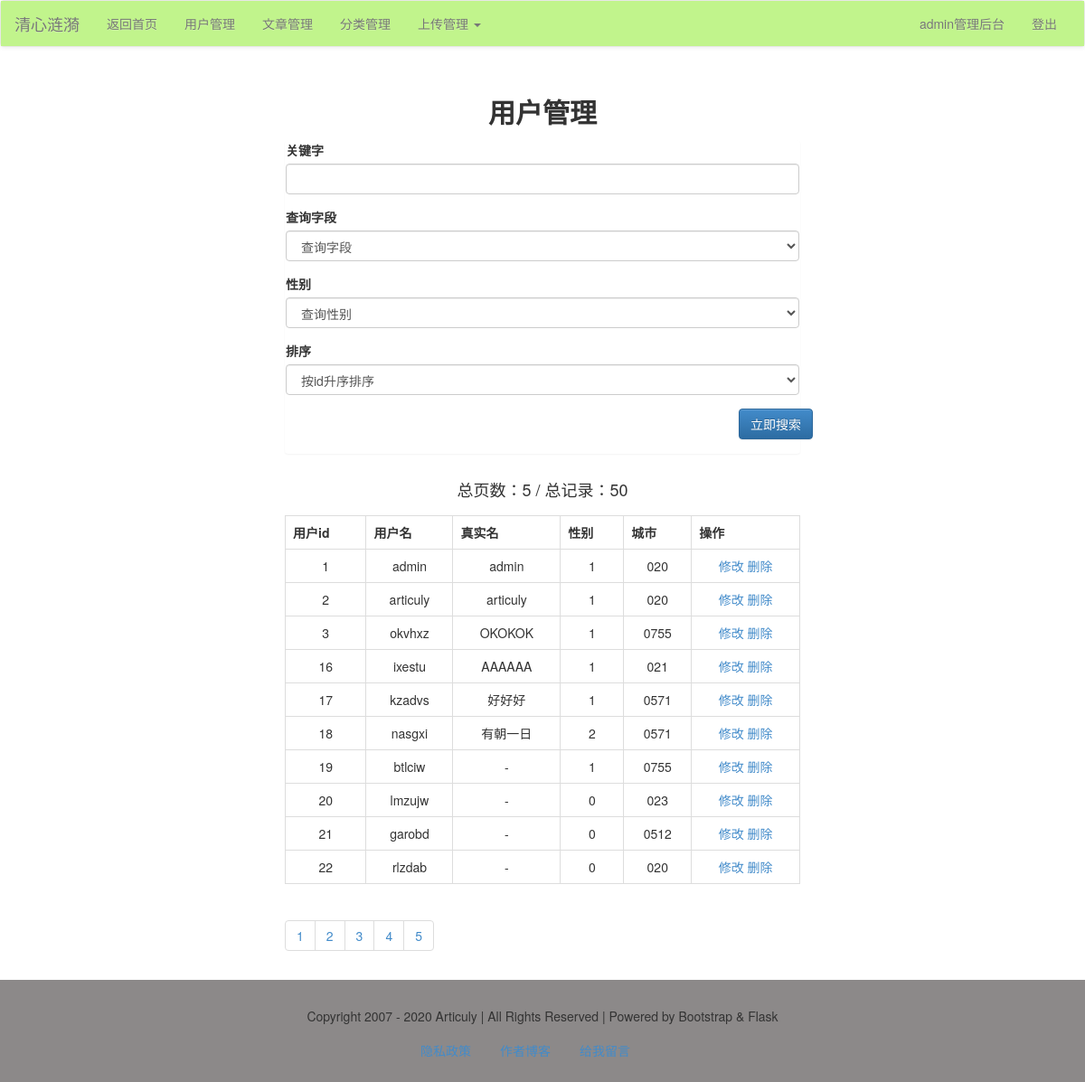
The page /admin/user/list (signed in) on the database as committed earlier.
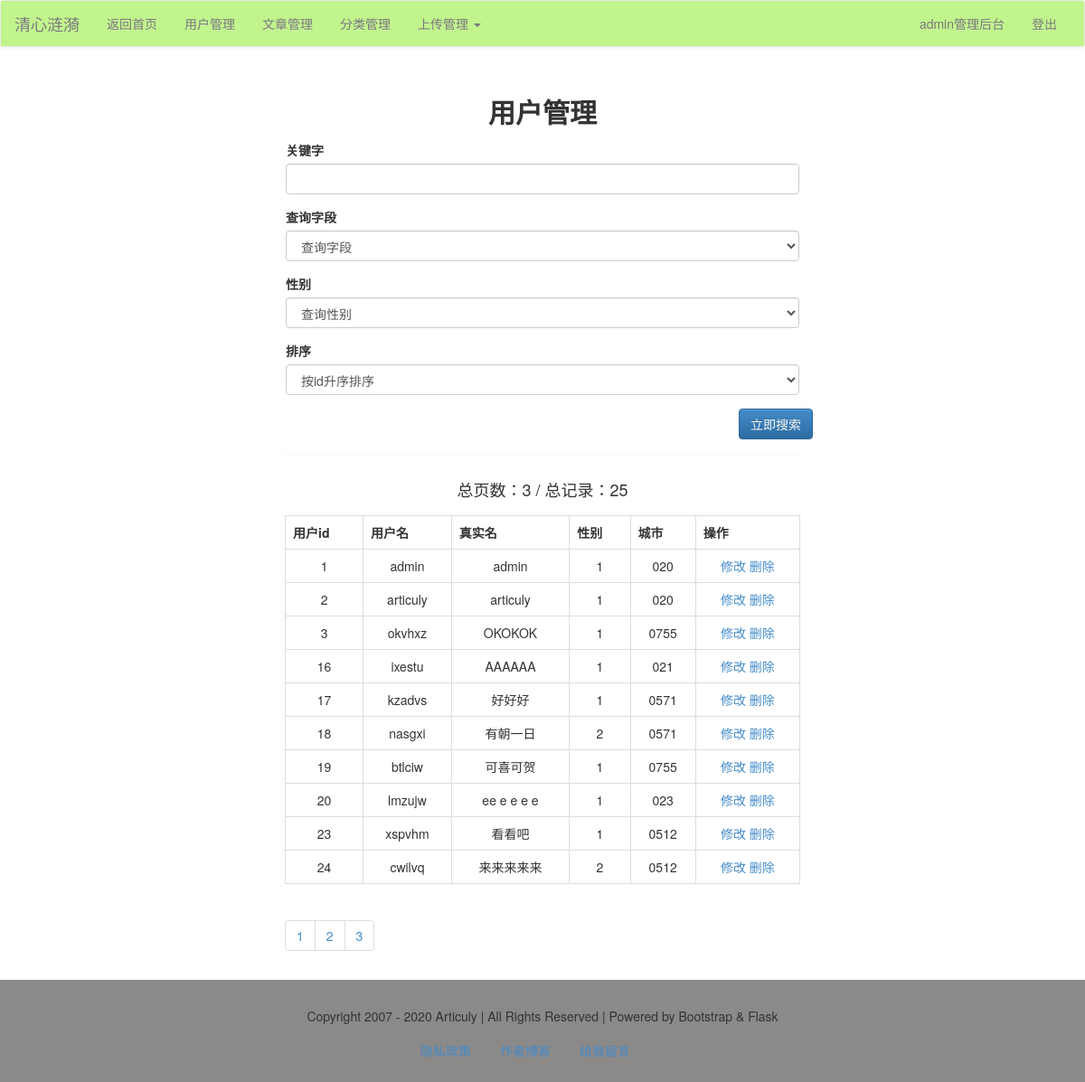
The same page on the database as committed later.
### models.py (models this page shows, shortened)
class User(db.Model):
    id = db.Column(db.Integer, primary_key=True)
    username = db.Column(db.String)
    password = db.Column(db.String)
    realname = db.Column(db.String)
    sex = db.Column(db.Integer)
    city = db.Column(db.String)
    hobby = db.Column(db.String)
    intro = db.Column(db.String)

### admin/users.py (the view)
@admin_app.route('/user/list/<int:page>', methods=['get', 'post'])
@admin_app.route('/user/list', defaults={'page': 1}, methods=['get', 'post'])
def userList(page):
    if request.method == 'POST':
        q = request.form['q']
        condition = {request.form['field']: q}
        if request.form['field'] == 'realname':
            condition = User.realname.like('%%%s%%' % q)
        else:
            condition = User.username.like('%%%s%%' % q)
        if request.form['order'] == '1':
            order = User.id.asc()
        else:
            order = User.id.desc()
        if request.form['sex'] == '':
            res = User.query.filter(condition).order_by(order).paginate(page, 10)
        else:
            res = User.query.filter(condition, User.sex == request.form['sex']).order_by(order).paginate(page, 10)
    else:
        res = User.query.paginate(page, 10)
    users = res.items
    pageList = res.iter_pages()
    total = res.total
    pages = res.pages
    return render_template('admin/user/user_list.html', users=users, pageList=pageList, pages=pages, total=total)

### admin/admin_app.py (called while the page is built)
@admin_app.before_request
@login_required
def is_admin():
    print(session['user'])
    if session['user'] != 'admin':
        print('user is someone else.')
        return redirect(url_for('login'))

### app.py (called while the page is built)
@app.context_processor
def account():
    username = session.get('user')
    return {'username': username}

@app.context_processor
def getCateList():
    cates = Category.query.all()
    return {'cates': cates}

### libs.py (called while the page is built)
def login_required(func):
    @wraps(func)
    def decorator_nest(*args, **kwargs):
        if not 'user' in session:
            return redirect(url_for('login'))
        else:
            print(func)
            return func(*args, **kwargs)
    return decorator_nest

### templates/admin/user/user_list.html (shortened to what this page needs)
{% extends "admin/admin_base.html" %}
{% block content %}
    <div class="container-fluid">
        <div class="row">
            <div class="main col-lg-6 col-lg-offset-3 col-md-8 col-md-offset-2 col-sm-10 col-sm-offset-1 col-xs-12">
                <h2 class="text-center"><b>用户管理</b></h2>
                <div class="panel">
                    <form action="" method="post">
                        <div class="form-group">
                            <label for="q" class="control-label">关键字</label>
                            <input type="text" name="q" class="form-control">
                        </div>
                        <div class="form-group">
                            <label for="field" class="control-label">查询字段</label>
                            <select name="field" class="form-control">
                                <option value="">查询字段</option>
                            </select>
                        </div>
                        <div class="form-group">
                            <label for="sex" class="control-label">性别</label>
                            <select name="sex" class="form-control">
                                <option value="" checked>查询性别</option>
                            </select>
                        </div>
                        <div class="form-group">
                            <label for="排序" class="control-label">排序</label>
                            <select name="order" class="form-control">
                                <option value="1" checked>按id升序排序</option>
                            </select>
                        </div>
                        <div class="form-group ">
                            <div class="row"><input type="submit" name="search" class="btn btn-primary pull-right"
                                                    value="立即搜索"></div>
                        </div>
                    </form>
                </div>
                <div class="row"><h4 class="text-center">总页数：{{ pages }} / 总记录：{{ total }}</h4></div>
                <table class="table table-bordered ">
                    <tr>
                        <th>用户id</th>
                        <th>用户名</th>
                        <th>真实名</th>
                        <th>性别</th>
                        <th>城市</th>
                        <th>操作</th>
                    </tr>
                    {% for user in users %}
                        <tr id="user_{{ user.id }}" class="text-center">
                            <td>{{ user.id }}</td>
                            <td>{{ user.username }}</td>
                            <td>{{ user.realname }}</td>
                            <td>{{ user.sex }}</td>
                            <td>{{ user.city }}</td>
                            <td>
                                <a href="{{ url_for("admin_app.editUser", user_id=user.id) }}" target="_blank">修改</a>
                                <a href="javascript:delUser({{ user.id }})">删除</a>
                            </td>
                        </tr>
                    {% endfor %}
                </table>
                <ul class="pagination">
                    {% for page in pageList %}
                        {% if page!=None %}
                            <li><a href="{{ url_for("admin_app.userList", page=page) }}">{{ page }}</a></li>
                        {% else %}
                            <li><a href="#">...</a></li>
                        {% endif %}
                    {% endfor %}
                </ul>
            </div>
        </div>
    </div>
{% endblock %}

Rows that differ between the two databases and show on the page:
removed User: id "21", username "garobd", realname "-", sex "0", city "0512"
removed User: id "22", username "rlzdab", realname "-", sex "0", city "020"
changed User "btlciw": realname "-" → "可喜可贺"
changed User "lmzujw": realname "-" → "ee e e e e"; sex "0" → "1"
now on this page (row edited): User: id "23", username "xspvhm", realname "看看吧", sex "1", city "0512"
now on this page (row edited): User: id "24", username "cwilvq", realname "来来来来来", sex "2", city "0512"
Other text that changed with them:
{{ pages }}: "5" → "3"
{{ total }}: "50" → "25"
list line gone: "4"
list line gone: "5"
